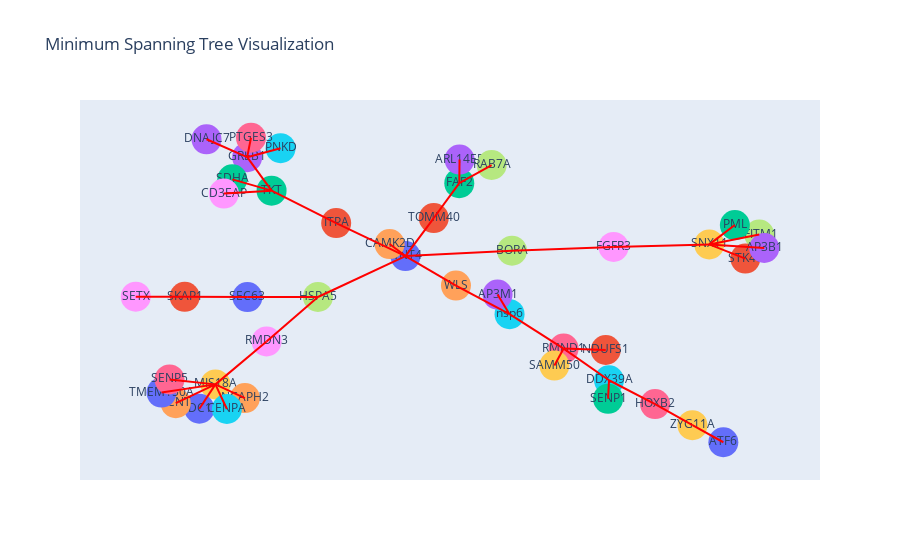

The notebook cell this image was saved under:
### Code cell
# Extract node positions for plotting
pos = nx.spring_layout(mst, seed=42)

# Create Plotly figure for interactive visualization
fig = go.Figure()

# Add nodes to the figure
for node in mst.nodes:
    x, y = pos[node]
    fig.add_trace(go.Scatter(x=[x], y=[y], mode='markers+text', marker=dict(size=30), text=node, textposition="middle center", name=node))

# Add edges of MST to the figure
for edge in mst.edges():
    x0, y0 = pos[edge[0]]
    x1, y1 = pos[edge[1]]
    fig.add_trace(go.Scatter(x=[x0, x1], y=[y0, y1], mode='lines', line=dict(width=2, color='red'), name=f"{edge[0]} - {edge[1]}"))

# Update layout options
fig.update_layout(
    title='Minimum Spanning Tree Visualization',
    showlegend=False,
    hovermode='closest',
    xaxis=dict(showgrid=False, zeroline=False, showticklabels=False),
    yaxis=dict(showgrid=False, zeroline=False, showticklabels=False)
)

# Show the interactive plot
fig.show()

### Figure 1 — Plotly figure (JSON) as saved in the notebook; plotly's stock layout.template omitted (floating-point values rounded to 4 significant figures)
{"data": [{"marker": {"size": 30}, "mode": "markers+text", "name": "WNT4", "text": "WNT4", "textposition": "middle center", "type": "scatter", "x": [-0.04629], "y": [0.1973]}, {"marker": {"size": 30}, "mode": "markers+text", "name": "ITPA", "text": "ITPA", "textposition": "middle center", "type": "scatter", "x": [-0.2457], "y": [0.4096]}, {"marker": {"size": 30}, "mode": "markers+text", "name": "TKT", "text": "TKT", "textposition": "middle center", "type": "scatter", "x": [-0.4317], "y": [0.6178]}, {"marker": {"size": 30}, "mode": "markers+text", "name": "GREB1", "text": "GREB1", "textposition": "middle center", "type": "scatter", "x": [-0.5019], "y": [0.833]}, {"marker": {"size": 30}, "mode": "markers+text", "name": "WLS", "text": "WLS", "textposition": "middle center", "type": "scatter", "x": [0.09907], "y": [0.007245]}, {"marker": {"size": 30}, "mode": "markers+text", "name": "nsp6", "text": "nsp6", "textposition": "middle center", "type": "scatter", "x": [0.2534], "y": [-0.1764]}, {"marker": {"size": 30}, "mode": "markers+text", "name": "RMND1", "text": "RMND1", "textposition": "middle center", "type": "scatter", "x": [0.4091], "y": [-0.3977]}, {"marker": {"size": 30}, "mode": "markers+text", "name": "HSPA5", "text": "HSPA5", "textposition": "middle center", "type": "scatter", "x": [-0.2982], "y": [-0.06589]}, {"marker": {"size": 30}, "mode": "markers+text", "name": "RMDN3", "text": "RMDN3", "textposition": "middle center", "type": "scatter", "x": [-0.4462], "y": [-0.3519]}, {"marker": {"size": 30}, "mode": "markers+text", "name": "MIS18A", "text": "MIS18A", "textposition": "middle center", "type": "scatter", "x": [-0.5934], "y": [-0.6279]}, {"marker": {"size": 30}, "mode": "markers+text", "name": "CCDC170", "text": "CCDC170", "textposition": "middle center", "type": "scatter", "x": [-0.6396], "y": [-0.7843]}, {"marker": {"size": 30}, "mode": "markers+text", "name": "TOMM40", "text": "TOMM40", "textposition": "middle center", "type": "scatter", "x": [0.03516], "y": [0.4418]}, {"marker": {"size": 30}, "mode": "markers+text", "name": "FAF2", "text": "FAF2", "textposition": "middle center", "type": "scatter", "x": [0.1087], "y": [0.6658]}, {"marker": {"size": 30}, "mode": "markers+text", "name": "ARL14EP", "text": "ARL14EP", "textposition": "middle center", "type": "scatter", "x": [0.1094], "y": [0.8179]}, {"marker": {"size": 30}, "mode": "markers+text", "name": "CAMK2D", "text": "CAMK2D", "textposition": "middle center", "type": "scatter", "x": [-0.09198], "y": [0.2747]}, {"marker": {"size": 30}, "mode": "markers+text", "name": "DDX39A", "text": "DDX39A", "textposition": "middle center", "type": "scatter", "x": [0.5397], "y": [-0.6014]}, {"marker": {"size": 30}, "mode": "markers+text", "name": "HOXB2", "text": "HOXB2", "textposition": "middle center", "type": "scatter", "x": [0.6723], "y": [-0.7543]}, {"marker": {"size": 30}, "mode": "markers+text", "name": "BORA", "text": "BORA", "textposition": "middle center", "type": "scatter", "x": [0.2604], "y": [0.2321]}, {"marker": {"size": 30}, "mode": "markers+text", "name": "FGFR3", "text": "FGFR3", "textposition": "middle center", "type": "scatter", "x": [0.5528], "y": [0.2559]}, {"marker": {"size": 30}, "mode": "markers+text", "name": "SNX11", "text": "SNX11", "textposition": "middle center", "type": "scatter", "x": [0.8282], "y": [0.2721]}, {"marker": {"size": 30}, "mode": "markers+text", "name": "SEC63", "text": "SEC63", "textposition": "middle center", "type": "scatter", "x": [-0.5012], "y": [-0.0665]}, {"marker": {"size": 30}, "mode": "markers+text", "name": "SKAP1", "text": "SKAP1", "textposition": "middle center", "type": "scatter", "x": [-0.6817], "y": [-0.06468]}, {"marker": {"size": 30}, "mode": "markers+text", "name": "SDHA", "text": "SDHA", "textposition": "middle center", "type": "scatter", "x": [-0.5448], "y": [0.6905]}, {"marker": {"size": 30}, "mode": "markers+text", "name": "DNAJC7", "text": "DNAJC7", "textposition": "middle center", "type": "scatter", "x": [-0.619], "y": [0.9482]}, {"marker": {"size": 30}, "mode": "markers+text", "name": "PCNT", "text": "PCNT", "textposition": "middle center", "type": "scatter", "x": [-0.7076], "y": [-0.7487]}, {"marker": {"size": 30}, "mode": "markers+text", "name": "PNKD", "text": "PNKD", "textposition": "middle center", "type": "scatter", "x": [-0.4059], "y": [0.891]}, {"marker": {"size": 30}, "mode": "markers+text", "name": "PTGES3", "text": "PTGES3", "textposition": "middle center", "type": "scatter", "x": [-0.491], "y": [0.958]}, {"marker": {"size": 30}, "mode": "markers+text", "name": "IFITM1", "text": "IFITM1", "textposition": "middle center", "type": "scatter", "x": [0.9722], "y": [0.3355]}, {"marker": {"size": 30}, "mode": "markers+text", "name": "CD3EAP", "text": "CD3EAP", "textposition": "middle center", "type": "scatter", "x": [-0.569], "y": [0.5992]}, {"marker": {"size": 30}, "mode": "markers+text", "name": "SAMM50", "text": "SAMM50", "textposition": "middle center", "type": "scatter", "x": [0.3825], "y": [-0.507]}, {"marker": {"size": 30}, "mode": "markers+text", "name": "TMEM150A", "text": "TMEM150A", "textposition": "middle center", "type": "scatter", "x": [-0.7486], "y": [-0.6803]}, {"marker": {"size": 30}, "mode": "markers+text", "name": "NDUFS1", "text": "NDUFS1", "textposition": "middle center", "type": "scatter", "x": [0.5303], "y": [-0.4068]}, {"marker": {"size": 30}, "mode": "markers+text", "name": "PML", "text": "PML", "textposition": "middle center", "type": "scatter", "x": [0.902], "y": [0.3966]}, {"marker": {"size": 30}, "mode": "markers+text", "name": "AP3M1", "text": "AP3M1", "textposition": "middle center", "type": "scatter", "x": [0.2189], "y": [-0.05037]}, {"marker": {"size": 30}, "mode": "markers+text", "name": "NCAPH2", "text": "NCAPH2", "textposition": "middle center", "type": "scatter", "x": [-0.5085], "y": [-0.7163]}, {"marker": {"size": 30}, "mode": "markers+text", "name": "CENPA", "text": "CENPA", "textposition": "middle center", "type": "scatter", "x": [-0.5604], "y": [-0.7862]}, {"marker": {"size": 30}, "mode": "markers+text", "name": "SENP5", "text": "SENP5", "textposition": "middle center", "type": "scatter", "x": [-0.7254], "y": [-0.5963]}, {"marker": {"size": 30}, "mode": "markers+text", "name": "RAB7A", "text": "RAB7A", "textposition": "middle center", "type": "scatter", "x": [0.2019], "y": [0.7827]}, {"marker": {"size": 30}, "mode": "markers+text", "name": "SETX", "text": "SETX", "textposition": "middle center", "type": "scatter", "x": [-0.8227], "y": [-0.06385]}, {"marker": {"size": 30}, "mode": "markers+text", "name": "ZYG11A", "text": "ZYG11A", "textposition": "middle center", "type": "scatter", "x": [0.7799], "y": [-0.8902]}, {"marker": {"size": 30}, "mode": "markers+text", "name": "ATF6", "text": "ATF6", "textposition": "middle center", "type": "scatter", "x": [0.8689], "y": [-1.0]}, {"marker": {"size": 30}, "mode": "markers+text", "name": "STK40", "text": "STK40", "textposition": "middle center", "type": "scatter", "x": [0.9322], "y": [0.1812]}, {"marker": {"size": 30}, "mode": "markers+text", "name": "SENP1", "text": "SENP1", "textposition": "middle center", "type": "scatter", "x": [0.537], "y": [-0.7205]}, {"marker": {"size": 30}, "mode": "markers+text", "name": "AP3B1", "text": "AP3B1", "textposition": "middle center", "type": "scatter", "x": [0.9866], "y": [0.2491]}, {"line": {"color": "red", "width": 2}, "mode": "lines", "name": "WNT4 - ITPA", "type": "scatter", "x": [-0.04629, -0.2457], "y": [0.1973, 0.4096]}, {"line": {"color": "red", "width": 2}, "mode": "lines", "name": "WNT4 - WLS", "type": "scatter", "x": [-0.04629, 0.09907], "y": [0.1973, 0.007245]}, {"line": {"color": "red", "width": 2}, "mode": "lines", "name": "WNT4 - HSPA5", "type": "scatter", "x": [-0.04629, -0.2982], "y": [0.1973, -0.06589]}, {"line": {"color": "red", "width": 2}, "mode": "lines", "name": "WNT4 - TOMM40", "type": "scatter", "x": [-0.04629, 0.03516], "y": [0.1973, 0.4418]}, {"line": {"color": "red", "width": 2}, "mode": "lines", "name": "WNT4 - CAMK2D", "type": "scatter", "x": [-0.04629, -0.09198], "y": [0.1973, 0.2747]}, {"line": {"color": "red", "width": 2}, "mode": "lines", "name": "WNT4 - BORA", "type": "scatter", "x": [-0.04629, 0.2604], "y": [0.1973, 0.2321]}, {"line": {"color": "red", "width": 2}, "mode": "lines", "name": "ITPA - TKT", "type": "scatter", "x": [-0.2457, -0.4317], "y": [0.4096, 0.6178]}, {"line": {"color": "red", "width": 2}, "mode": "lines", "name": "TKT - GREB1", "type": "scatter", "x": [-0.4317, -0.5019], "y": [0.6178, 0.833]}, {"line": {"color": "red", "width": 2}, "mode": "lines", "name": "TKT - SDHA", "type": "scatter", "x": [-0.4317, -0.5448], "y": [0.6178, 0.6905]}, {"line": {"color": "red", "width": 2}, "mode": "lines", "name": "TKT - CD3EAP", "type": "scatter", "x": [-0.4317, -0.569], "y": [0.6178, 0.5992]}, {"line": {"color": "red", "width": 2}, "mode": "lines", "name": "GREB1 - DNAJC7", "type": "scatter", "x": [-0.5019, -0.619], "y": [0.833, 0.9482]}, {"line": {"color": "red", "width": 2}, "mode": "lines", "name": "GREB1 - PNKD", "type": "scatter", "x": [-0.5019, -0.4059], "y": [0.833, 0.891]}, {"line": {"color": "red", "width": 2}, "mode": "lines", "name": "GREB1 - PTGES3", "type": "scatter", "x": [-0.5019, -0.491], "y": [0.833, 0.958]}, {"line": {"color": "red", "width": 2}, "mode": "lines", "name": "WLS - nsp6", "type": "scatter", "x": [0.09907, 0.2534], "y": [0.007245, -0.1764]}, {"line": {"color": "red", "width": 2}, "mode": "lines", "name": "nsp6 - RMND1", "type": "scatter", "x": [0.2534, 0.4091], "y": [-0.1764, -0.3977]}, {"line": {"color": "red", "width": 2}, "mode": "lines", "name": "nsp6 - AP3M1", "type": "scatter", "x": [0.2534, 0.2189], "y": [-0.1764, -0.05037]}, {"line": {"color": "red", "width": 2}, "mode": "lines", "name": "RMND1 - SAMM50", "type": "scatter", "x": [0.4091, 0.3825], "y": [-0.3977, -0.507]}, {"line": {"color": "red", "width": 2}, "mode": "lines", "name": "RMND1 - DDX39A", "type": "scatter", "x": [0.4091, 0.5397], "y": [-0.3977, -0.6014]}, {"line": {"color": "red", "width": 2}, "mode": "lines", "name": "RMND1 - NDUFS1", "type": "scatter", "x": [0.4091, 0.5303], "y": [-0.3977, -0.4068]}, {"line": {"color": "red", "width": 2}, "mode": "lines", "name": "HSPA5 - RMDN3", "type": "scatter", "x": [-0.2982, -0.4462], "y": [-0.06589, -0.3519]}, {"line": {"color": "red", "width": 2}, "mode": "lines", "name": "HSPA5 - SEC63", "type": "scatter", "x": [-0.2982, -0.5012], "y": [-0.06589, -0.0665]}, {"line": {"color": "red", "width": 2}, "mode": "lines", "name": "RMDN3 - MIS18A", "type": "scatter", "x": [-0.4462, -0.5934], "y": [-0.3519, -0.6279]}, {"line": {"color": "red", "width": 2}, "mode": "lines", "name": "MIS18A - CCDC170", "type": "scatter", "x": [-0.5934, -0.6396], "y": [-0.6279, -0.7843]}, {"line": {"color": "red", "width": 2}, "mode": "lines", "name": "MIS18A - PCNT", "type": "scatter", "x": [-0.5934, -0.7076], "y": [-0.6279, -0.7487]}, {"line": {"color": "red", "width": 2}, "mode": "lines", "name": "MIS18A - TMEM150A", "type": "scatter", "x": [-0.5934, -0.7486], "y": [-0.6279, -0.6803]}, {"line": {"color": "red", "width": 2}, "mode": "lines", "name": "MIS18A - NCAPH2", "type": "scatter", "x": [-0.5934, -0.5085], "y": [-0.6279, -0.7163]}, {"line": {"color": "red", "width": 2}, "mode": "lines", "name": "MIS18A - CENPA", "type": "scatter", "x": [-0.5934, -0.5604], "y": [-0.6279, -0.7862]}, {"line": {"color": "red", "width": 2}, "mode": "lines", "name": "MIS18A - SENP5", "type": "scatter", "x": [-0.5934, -0.7254], "y": [-0.6279, -0.5963]}, {"line": {"color": "red", "width": 2}, "mode": "lines", "name": "TOMM40 - FAF2", "type": "scatter", "x": [0.03516, 0.1087], "y": [0.4418, 0.6658]}, {"line": {"color": "red", "width": 2}, "mode": "lines", "name": "FAF2 - ARL14EP", "type": "scatter", "x": [0.1087, 0.1094], "y": [0.6658, 0.8179]}, {"line": {"color": "red", "width": 2}, "mode": "lines", "name": "FAF2 - RAB7A", "type": "scatter", "x": [0.1087, 0.2019], "y": [0.6658, 0.7827]}, {"line": {"color": "red", "width": 2}, "mode": "lines", "name": "DDX39A - HOXB2", "type": "scatter", "x": [0.5397, 0.6723], "y": [-0.6014, -0.7543]}, {"line": {"color": "red", "width": 2}, "mode": "lines", "name": "DDX39A - SENP1", "type": "scatter", "x": [0.5397, 0.537], "y": [-0.6014, -0.7205]}, {"line": {"color": "red", "width": 2}, "mode": "lines", "name": "HOXB2 - ZYG11A", "type": "scatter", "x": [0.6723, 0.7799], "y": [-0.7543, -0.8902]}, {"line": {"color": "red", "width": 2}, "mode": "lines", "name": "BORA - FGFR3", "type": "scatter", "x": [0.2604, 0.5528], "y": [0.2321, 0.2559]}, {"line": {"color": "red", "width": 2}, "mode": "lines", "name": "FGFR3 - SNX11", "type": "scatter", "x": [0.5528, 0.8282], "y": [0.2559, 0.2721]}, {"line": {"color": "red", "width": 2}, "mode": "lines", "name": "SNX11 - IFITM1", "type": "scatter", "x": [0.8282, 0.9722], "y": [0.2721, 0.3355]}, {"line": {"color": "red", "width": 2}, "mode": "lines", "name": "SNX11 - PML", "type": "scatter", "x": [0.8282, 0.902], "y": [0.2721, 0.3966]}, {"line": {"color": "red", "width": 2}, "mode": "lines", "name": "SNX11 - STK40", "type": "scatter", "x": [0.8282, 0.9322], "y": [0.2721, 0.1812]}, {"line": {"color": "red", "width": 2}, "mode": "lines", "name": "SNX11 - AP3B1", "type": "scatter", "x": [0.8282, 0.9866], "y": [0.2721, 0.2491]}, {"line": {"color": "red", "width": 2}, "mode": "lines", "name": "SEC63 - SKAP1", "type": "scatter", "x": [-0.5012, -0.6817], "y": [-0.0665, -0.06468]}, {"line": {"color": "red", "width": 2}, "mode": "lines", "name": "SKAP1 - SETX", "type": "scatter", "x": [-0.6817, -0.8227], "y": [-0.06468, -0.06385]}, {"line": {"color": "red", "width": 2}, "mode": "lines", "name": "ZYG11A - ATF6", "type": "scatter", "x": [0.7799, 0.8689], "y": [-0.8902, -1.0]}], "layout": {"hovermode": "closest", "showlegend": false, "title": {"text": "Minimum Spanning Tree Visualization"}, "xaxis": {"showgrid": false, "showticklabels": false, "zeroline": false}, "yaxis": {"showgrid": false, "showticklabels": false, "zeroline": false}}}
